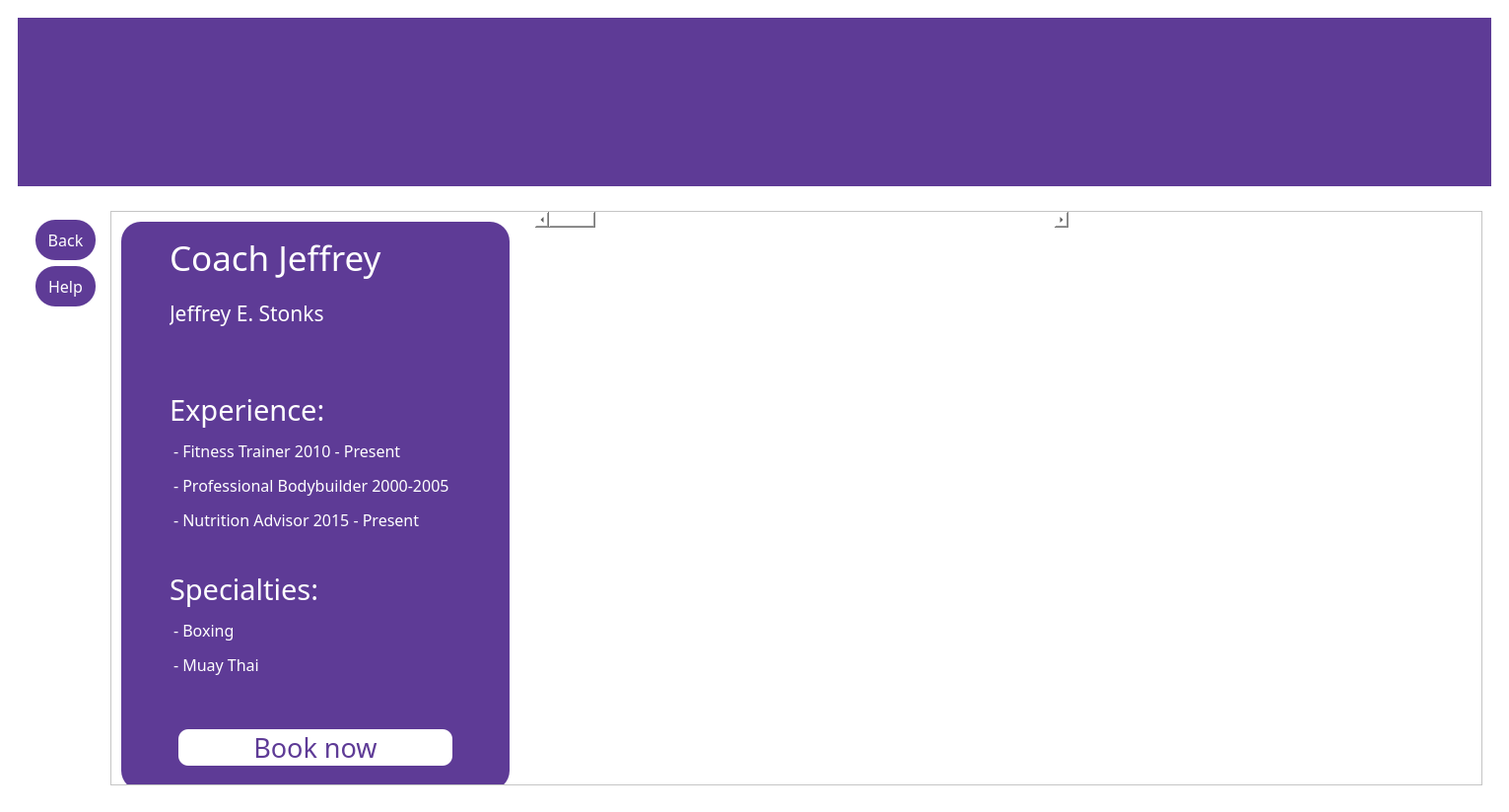
<?xml version="1.0" encoding="UTF-8"?>
<ui version="4.0">
 <class>MainWindow</class>
 <widget class="QMainWindow" name="MainWindow">
  <property name="geometry">
   <rect>
    <x>0</x>
    <y>0</y>
    <width>1531</width>
    <height>824</height>
   </rect>
  </property>
  <property name="windowTitle">
   <string>MainWindow</string>
  </property>
  <property name="styleSheet">
   <string notr="true">QMainWindow
{
background:white;
}</string>
  </property>
  <widget class="QWidget" name="centralwidget">
   <property name="styleSheet">
    <string notr="true">QWidget
{
background: white;
}</string>
   </property>
   <layout class="QVBoxLayout" name="verticalLayout">
    <item>
     <widget class="QWidget" name="widget" native="true">
      <layout class="QVBoxLayout" name="verticalLayout_2">
       <item>
        <widget class="QWidget" name="widget_2" native="true">
         <property name="maximumSize">
          <size>
           <width>16777215</width>
           <height>171</height>
          </size>
         </property>
         <property name="styleSheet">
          <string notr="true">QWidget
{
background-color: #5e3b96;
}</string>
         </property>
         <layout class="QHBoxLayout" name="horizontalLayout">
          <item>
           <spacer name="horizontalSpacer">
            <property name="orientation">
             <enum>Qt::Orientation::Vertical</enum>
            </property>
            <property name="sizeHint" stdset="0">
             <size>
              <width>141</width>
              <height>20</height>
             </size>
            </property>
           </spacer>
          </item>
          <item>
           <widget class="QLabel" name="logo">
            <property name="maximumSize">
             <size>
              <width>621</width>
              <height>171</height>
             </size>
            </property>
            <property name="styleSheet">
             <string notr="true">QLabel
{
background-url:&quot;C:\Users\JC\Desktop\SOFT ENG\assets\Anytime_Fitness_logo.png&quot;;
}</string>
            </property>
            <property name="text">
             <string/>
            </property>
            <property name="pixmap">
             <pixmap>../logos/logog.jpg</pixmap>
            </property>
            <property name="scaledContents">
             <bool>true</bool>
            </property>
           </widget>
          </item>
          <item>
           <spacer name="horizontalSpacer_2">
            <property name="orientation">
             <enum>Qt::Orientation::Vertical</enum>
            </property>
            <property name="sizeHint" stdset="0">
             <size>
              <width>40</width>
              <height>20</height>
             </size>
            </property>
           </spacer>
          </item>
         </layout>
        </widget>
       </item>
       <item>
        <spacer name="verticalSpacer_2">
         <property name="orientation">
          <enum>Qt::Orientation::Vertical</enum>
         </property>
         <property name="sizeType">
          <enum>QSizePolicy::Policy::Fixed</enum>
         </property>
         <property name="sizeHint" stdset="0">
          <size>
           <width>20</width>
           <height>10</height>
          </size>
         </property>
        </spacer>
       </item>
       <item>
        <widget class="QWidget" name="widget_3" native="true">
         <layout class="QHBoxLayout" name="horizontalLayout_2">
          <item>
           <widget class="QWidget" name="widget_14" native="true">
            <layout class="QVBoxLayout" name="verticalLayout_10">
             <item>
              <layout class="QHBoxLayout" name="horizontalLayout_3"/>
             </item>
             <item>
              <widget class="QPushButton" name="back">
               <property name="sizePolicy">
                <sizepolicy hsizetype="Minimum" vsizetype="Minimum">
                 <horstretch>0</horstretch>
                 <verstretch>0</verstretch>
                </sizepolicy>
               </property>
               <property name="minimumSize">
                <size>
                 <width>61</width>
                 <height>41</height>
                </size>
               </property>
               <property name="font">
                <font>
                 <family>Arial Black</family>
                 <pointsize>12</pointsize>
                </font>
               </property>
               <property name="styleSheet">
                <string notr="true">QPushButton
{
background-color: #5e3b96;
color:white;
 border-radius:20px;
}</string>
               </property>
               <property name="text">
                <string>Back</string>
               </property>
              </widget>
             </item>
             <item>
              <widget class="QPushButton" name="help">
               <property name="sizePolicy">
                <sizepolicy hsizetype="Minimum" vsizetype="Minimum">
                 <horstretch>0</horstretch>
                 <verstretch>0</verstretch>
                </sizepolicy>
               </property>
               <property name="minimumSize">
                <size>
                 <width>61</width>
                 <height>41</height>
                </size>
               </property>
               <property name="maximumSize">
                <size>
                 <width>555</width>
                 <height>350</height>
                </size>
               </property>
               <property name="font">
                <font>
                 <family>Arial Black</family>
                 <pointsize>12</pointsize>
                 <bold>false</bold>
                </font>
               </property>
               <property name="styleSheet">
                <string notr="true">QPushButton
{
background-color: #5e3b96;
color:white;
 border-radius:20px;
}</string>
               </property>
               <property name="text">
                <string>Help</string>
               </property>
              </widget>
             </item>
             <item>
              <spacer name="verticalSpacer_3">
               <property name="orientation">
                <enum>Qt::Orientation::Vertical</enum>
               </property>
               <property name="sizeHint" stdset="0">
                <size>
                 <width>20</width>
                 <height>40</height>
                </size>
               </property>
              </spacer>
             </item>
            </layout>
           </widget>
          </item>
          <item>
           <widget class="QScrollArea" name="scrollArea">
            <property name="widgetResizable">
             <bool>true</bool>
            </property>
            <widget class="QWidget" name="scrollAreaWidgetContents_2">
             <property name="geometry">
              <rect>
               <x>0</x>
               <y>0</y>
               <width>1390</width>
               <height>575</height>
              </rect>
             </property>
             <widget class="QWidget" name="widget_9" native="true">
              <property name="geometry">
               <rect>
                <x>10</x>
                <y>10</y>
                <width>394</width>
                <height>577</height>
               </rect>
              </property>
              <property name="sizePolicy">
               <sizepolicy hsizetype="Preferred" vsizetype="Preferred">
                <horstretch>0</horstretch>
                <verstretch>0</verstretch>
               </sizepolicy>
              </property>
              <property name="maximumSize">
               <size>
                <width>16777215</width>
                <height>16777215</height>
               </size>
              </property>
              <property name="styleSheet">
               <string notr="true">QWidget
{
background-color: #5e3b96;
border-radius:20px;
}</string>
              </property>
              <layout class="QHBoxLayout" name="horizontalLayout_5">
               <item>
                <spacer name="horizontalSpacer_11">
                 <property name="orientation">
                  <enum>Qt::Orientation::Vertical</enum>
                 </property>
                 <property name="sizeType">
                  <enum>QSizePolicy::Policy::Fixed</enum>
                 </property>
                 <property name="sizeHint" stdset="0">
                  <size>
                   <width>40</width>
                   <height>20</height>
                  </size>
                 </property>
                </spacer>
               </item>
               <item>
                <widget class="QWidget" name="widget_12" native="true">
                 <layout class="QVBoxLayout" name="verticalLayout_8">
                  <item>
                   <widget class="QLabel" name="coachname_3">
                    <property name="sizePolicy">
                     <sizepolicy hsizetype="Preferred" vsizetype="Fixed">
                      <horstretch>0</horstretch>
                      <verstretch>0</verstretch>
                     </sizepolicy>
                    </property>
                    <property name="maximumSize">
                     <size>
                      <width>16777215</width>
                      <height>55</height>
                     </size>
                    </property>
                    <property name="font">
                     <font>
                      <family>Arial Black</family>
                      <pointsize>26</pointsize>
                     </font>
                    </property>
                    <property name="layoutDirection">
                     <enum>Qt::LayoutDirection::LeftToRight</enum>
                    </property>
                    <property name="styleSheet">
                     <string notr="true">QLabel
{
color:white;
}</string>
                    </property>
                    <property name="text">
                     <string>Coach Jeffrey</string>
                    </property>
                   </widget>
                  </item>
                  <item>
                   <widget class="QLabel" name="label_8">
                    <property name="sizePolicy">
                     <sizepolicy hsizetype="Preferred" vsizetype="Fixed">
                      <horstretch>0</horstretch>
                      <verstretch>0</verstretch>
                     </sizepolicy>
                    </property>
                    <property name="maximumSize">
                     <size>
                      <width>16777215</width>
                      <height>45</height>
                     </size>
                    </property>
                    <property name="font">
                     <font>
                      <family>Arial Black</family>
                      <pointsize>16</pointsize>
                     </font>
                    </property>
                    <property name="styleSheet">
                     <string notr="true">QLabel
{
color:white;
}</string>
                    </property>
                    <property name="text">
                     <string>Jeffrey E. Stonks</string>
                    </property>
                    <property name="scaledContents">
                     <bool>false</bool>
                    </property>
                   </widget>
                  </item>
                  <item>
                   <spacer name="verticalSpacer_7">
                    <property name="orientation">
                     <enum>Qt::Orientation::Vertical</enum>
                    </property>
                    <property name="sizeType">
                     <enum>QSizePolicy::Policy::Fixed</enum>
                    </property>
                    <property name="sizeHint" stdset="0">
                     <size>
                      <width>20</width>
                      <height>50</height>
                     </size>
                    </property>
                   </spacer>
                  </item>
                  <item>
                   <widget class="QLabel" name="label_9">
                    <property name="sizePolicy">
                     <sizepolicy hsizetype="Preferred" vsizetype="Fixed">
                      <horstretch>0</horstretch>
                      <verstretch>0</verstretch>
                     </sizepolicy>
                    </property>
                    <property name="font">
                     <font>
                      <family>Arial Black</family>
                      <pointsize>22</pointsize>
                     </font>
                    </property>
                    <property name="styleSheet">
                     <string notr="true">QLabel
{
color:white;
}</string>
                    </property>
                    <property name="text">
                     <string>&lt;html&gt;&lt;head/&gt;&lt;body&gt;&lt;p&gt;Experience:&lt;/p&gt;&lt;/body&gt;&lt;/html&gt;</string>
                    </property>
                   </widget>
                  </item>
                  <item>
                   <widget class="QTextEdit" name="coachexp3">
                    <property name="sizePolicy">
                     <sizepolicy hsizetype="Expanding" vsizetype="Fixed">
                      <horstretch>0</horstretch>
                      <verstretch>0</verstretch>
                     </sizepolicy>
                    </property>
                    <property name="maximumSize">
                     <size>
                      <width>16777215</width>
                      <height>130</height>
                     </size>
                    </property>
                    <property name="font">
                     <font>
                      <family>Arial Black</family>
                      <pointsize>16</pointsize>
                     </font>
                    </property>
                    <property name="html">
                     <string>&lt;!DOCTYPE HTML PUBLIC &quot;-//W3C//DTD HTML 4.0//EN&quot; &quot;http://www.w3.org/TR/REC-html40/strict.dtd&quot;&gt;
&lt;html&gt;&lt;head&gt;&lt;meta name=&quot;qrichtext&quot; content=&quot;1&quot; /&gt;&lt;meta charset=&quot;utf-8&quot; /&gt;&lt;style type=&quot;text/css&quot;&gt;
p, li { white-space: pre-wrap; }
hr { height: 1px; border-width: 0; }
li.unchecked::marker { content: &quot;\2610&quot;; }
li.checked::marker { content: &quot;\2612&quot;; }
&lt;/style&gt;&lt;/head&gt;&lt;body style=&quot; font-family:'Arial Black'; font-size:16pt; font-weight:400; font-style:normal;&quot;&gt;
&lt;p style=&quot; margin-top:0px; margin-bottom:0px; margin-left:0px; margin-right:0px; -qt-block-indent:0; text-indent:0px;&quot;&gt;&lt;span style=&quot; font-size:12pt; color:#ffffff;&quot;&gt;- Fitness Trainer 2010 - Present&lt;/span&gt;&lt;/p&gt;
&lt;p style=&quot; margin-top:12px; margin-bottom:12px; margin-left:0px; margin-right:0px; -qt-block-indent:0; text-indent:0px;&quot;&gt;&lt;span style=&quot; font-size:12pt; color:#ffffff;&quot;&gt;- Professional Bodybuilder 2000-2005&lt;/span&gt;&lt;/p&gt;
&lt;p style=&quot; margin-top:12px; margin-bottom:12px; margin-left:0px; margin-right:0px; -qt-block-indent:0; text-indent:0px;&quot;&gt;&lt;span style=&quot; font-size:12pt; color:#ffffff;&quot;&gt;- Nutrition Advisor 2015 - Present&lt;/span&gt;&lt;/p&gt;&lt;/body&gt;&lt;/html&gt;</string>
                    </property>
                   </widget>
                  </item>
                  <item>
                   <widget class="QLabel" name="label_10">
                    <property name="sizePolicy">
                     <sizepolicy hsizetype="Preferred" vsizetype="Fixed">
                      <horstretch>0</horstretch>
                      <verstretch>0</verstretch>
                     </sizepolicy>
                    </property>
                    <property name="font">
                     <font>
                      <family>Arial Black</family>
                      <pointsize>22</pointsize>
                     </font>
                    </property>
                    <property name="styleSheet">
                     <string notr="true">QLabel
{
color:white;
}</string>
                    </property>
                    <property name="text">
                     <string>&lt;html&gt;&lt;head/&gt;&lt;body&gt;&lt;p&gt;Specialties:&lt;/p&gt;&lt;/body&gt;&lt;/html&gt;</string>
                    </property>
                   </widget>
                  </item>
                  <item>
                   <widget class="QTextEdit" name="coachspec3">
                    <property name="sizePolicy">
                     <sizepolicy hsizetype="Expanding" vsizetype="Fixed">
                      <horstretch>0</horstretch>
                      <verstretch>0</verstretch>
                     </sizepolicy>
                    </property>
                    <property name="maximumSize">
                     <size>
                      <width>16777215</width>
                      <height>80</height>
                     </size>
                    </property>
                    <property name="font">
                     <font>
                      <family>Arial Black</family>
                      <pointsize>16</pointsize>
                     </font>
                    </property>
                    <property name="html">
                     <string>&lt;!DOCTYPE HTML PUBLIC &quot;-//W3C//DTD HTML 4.0//EN&quot; &quot;http://www.w3.org/TR/REC-html40/strict.dtd&quot;&gt;
&lt;html&gt;&lt;head&gt;&lt;meta name=&quot;qrichtext&quot; content=&quot;1&quot; /&gt;&lt;meta charset=&quot;utf-8&quot; /&gt;&lt;style type=&quot;text/css&quot;&gt;
p, li { white-space: pre-wrap; }
hr { height: 1px; border-width: 0; }
li.unchecked::marker { content: &quot;\2610&quot;; }
li.checked::marker { content: &quot;\2612&quot;; }
&lt;/style&gt;&lt;/head&gt;&lt;body style=&quot; font-family:'Arial Black'; font-size:16pt; font-weight:400; font-style:normal;&quot;&gt;
&lt;p style=&quot; margin-top:0px; margin-bottom:0px; margin-left:0px; margin-right:0px; -qt-block-indent:0; text-indent:0px;&quot;&gt;&lt;span style=&quot; font-size:12pt; color:#ffffff;&quot;&gt;- Boxing&lt;/span&gt;&lt;/p&gt;
&lt;p style=&quot; margin-top:12px; margin-bottom:12px; margin-left:0px; margin-right:0px; -qt-block-indent:0; text-indent:0px;&quot;&gt;&lt;span style=&quot; font-size:12pt; color:#ffffff;&quot;&gt;- Muay Thai&lt;/span&gt;&lt;/p&gt;&lt;/body&gt;&lt;/html&gt;</string>
                    </property>
                   </widget>
                  </item>
                  <item>
                   <spacer name="verticalSpacer_8">
                    <property name="orientation">
                     <enum>Qt::Orientation::Vertical</enum>
                    </property>
                    <property name="sizeType">
                     <enum>QSizePolicy::Policy::Fixed</enum>
                    </property>
                    <property name="sizeHint" stdset="0">
                     <size>
                      <width>20</width>
                      <height>15</height>
                     </size>
                    </property>
                   </spacer>
                  </item>
                  <item>
                   <widget class="QWidget" name="widget_13" native="true">
                    <layout class="QVBoxLayout" name="verticalLayout_9">
                     <item>
                      <widget class="QPushButton" name="booknow3">
                       <property name="font">
                        <font>
                         <family>Arial Black</family>
                         <pointsize>20</pointsize>
                        </font>
                       </property>
                       <property name="styleSheet">
                        <string notr="true">QPushButton
{
background-color:white;
color:#5e3b96;
border-radius:10px;
}</string>
                       </property>
                       <property name="text">
                        <string>Book now</string>
                       </property>
                      </widget>
                     </item>
                    </layout>
                   </widget>
                  </item>
                 </layout>
                </widget>
               </item>
               <item>
                <spacer name="horizontalSpacer_12">
                 <property name="orientation">
                  <enum>Qt::Orientation::Vertical</enum>
                 </property>
                 <property name="sizeType">
                  <enum>QSizePolicy::Policy::Fixed</enum>
                 </property>
                 <property name="sizeHint" stdset="0">
                  <size>
                   <width>40</width>
                   <height>20</height>
                  </size>
                 </property>
                </spacer>
               </item>
              </layout>
             </widget>
             <widget class="QScrollBar" name="horizontalScrollBar">
              <property name="geometry">
               <rect>
                <x>430</x>
                <y>0</y>
                <width>541</width>
                <height>16</height>
               </rect>
              </property>
              <property name="orientation">
               <enum>Qt::Orientation::Horizontal</enum>
              </property>
             </widget>
            </widget>
           </widget>
          </item>
         </layout>
        </widget>
       </item>
      </layout>
     </widget>
    </item>
   </layout>
  </widget>
 </widget>
 <resources/>
 <connections/>
</ui>
